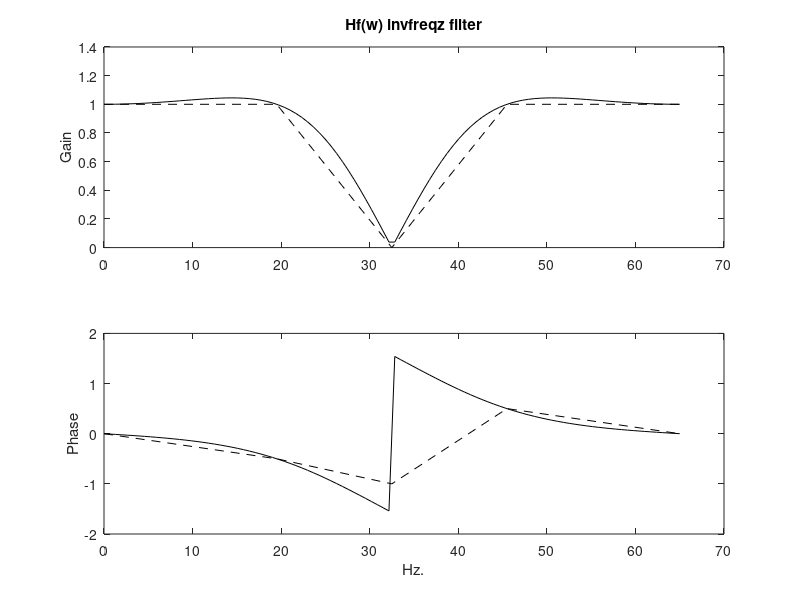

Reproduce this figure in MATLAB.
% frequency response of IIR invfreqz filter
fs=130; %sampling frequency in Hz.
F=[0 0.3 0.5 0.7 1]; %frequency response specification (0 to 1)
A=[1 1 0 1 1]; %amplitude
PH=[0 -0.5 -1 0.5 0]; %phase in rad

W=F*pi; %frequencies in rad/s
H=(A.*cos(PH))+(A.*sin(PH))*i; %complex frequency response

Nnum=2; Nden=4; %degree of the digital IIR filter numerator and denominator
[numd,dend]=invfreqz(H,W,Nnum,Nden); %filter computation

f=linspace(0,65); %linear set of frequency values in Hz.
G=freqz(numd,dend,f,fs); %computes frequency response
subplot(2,1,1)
plot(F*fs/2,A,'--k'); hold on;
plot(f,abs(G),'k'); %plots gain
ylabel('Gain'); title('Hf(w) invfreqz filter')
subplot(2,1,2)
plot(F*fs/2,PH,'--k'); hold on;
plot(f,angle(G),'k'); %plots gain
ylabel('Phase');
xlabel('Hz.');
